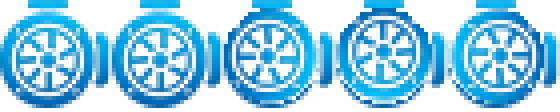
#> input picture tools/pump_anim_compare.png, 560 x 112 px, given in place of w2_set_bind_113x113.png, which was not available
$ python normalize_w2_bind_button_art.py
#> lines starting #> are read from the running program, lines starting #| are printed output that depends on the picture
#!/usr/bin/env python3
from pathlib import Path

from PIL import Image

from ftu_style import decode_ftu, encode_ftu


ROOT = Path(__file__).resolve().parents[1]
RESOURCES = ROOT / "resources"
FTU = ROOT / "ui" / "main.ftu"

background = Image.new("RGB", (113, 113))
#> background: PIL image 113x113 RGB; every value is 0
pixels = background.load()
top, bottom = (249, 252, 255), (241, 249, 255)
for y in range(113):
    ratio = y / 112
    color = tuple(round(top[i] + (bottom[i] - top[i]) * ratio) for i in range(3))
    for x in range(113):
        pixels[x, y] = color
source = Image.open(RESOURCES / "w2_set_bind_113x113.png").convert("RGB")
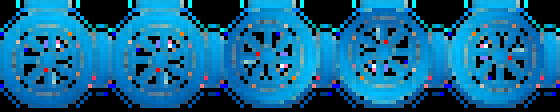
#> source: PIL image 560x112 RGB; mean R, G, B 18.1, 101.1, 143.2
for y in range(113):
    for x in range(113):
#> (the run stopped early here; a loop or call above may not have finished)

$ run again, on tools/assets/window3_spray_source.png
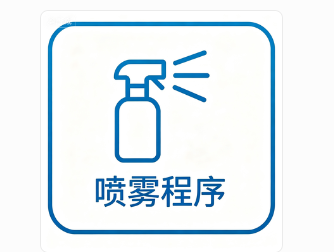
#> input picture tools/assets/window3_spray_source.png, 334 x 252 px, given in place of w2_set_bind_113x113.png, which was not available
#> source is the input picture: PIL image 334x252 RGB; mean R, G, B 231.3, 240.2, 245.1
#> after the loop `for y in range(113):`:
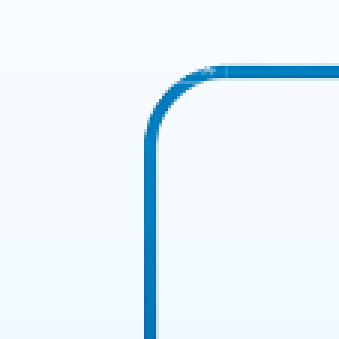
#> background: PIL image 113x113 RGB (shown 3 times larger); mean R, G, B 233.9, 244.6, 251.8

$ run again, on tools/assets/page1topset/system_settings_source.png
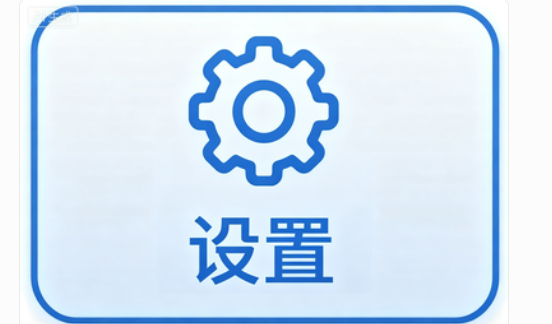
#> input picture tools/assets/page1topset/system_settings_source.png, 552 x 324 px, given in place of w2_set_bind_113x113.png, which was not available
#> source is the input picture: PIL image 552x324 RGB; mean R, G, B 210.1, 228.4, 245.5
#> after the loop `for y in range(113):`:
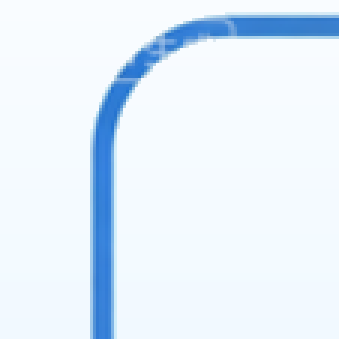
#> background: PIL image 113x113 RGB (shown 3 times larger); mean R, G, B 228, 239.8, 251
